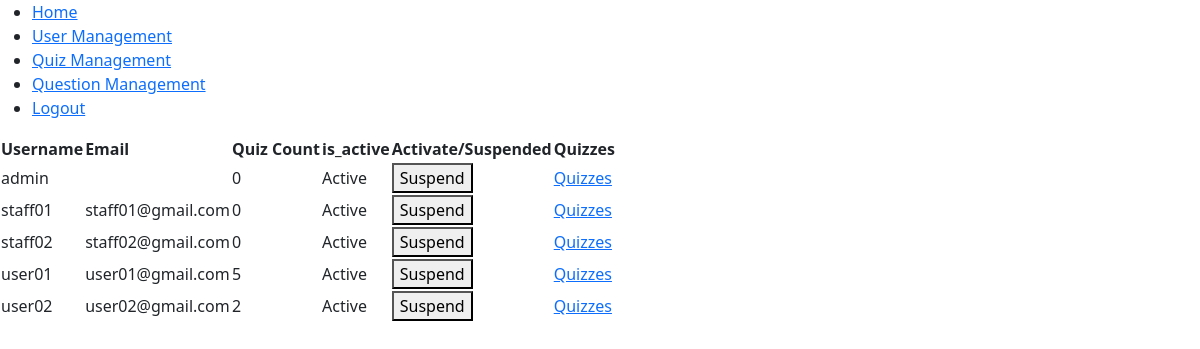
/user_management/ (signed in), run on an earlier commit of the app's database.
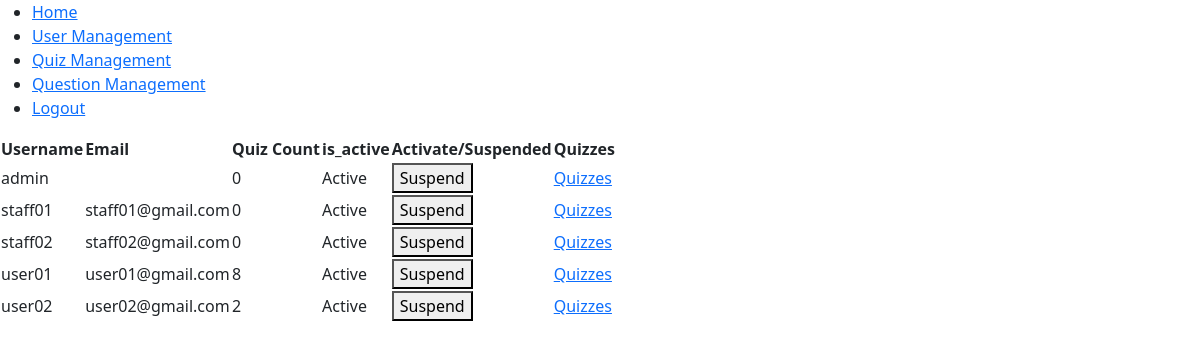
And on a later commit of the database.
### apps/web/models.py (models this page shows)
class CustomUser(AbstractUser):
    phone = models.CharField(max_length=20, blank=True, null=True)
    class Meta:
        db_table = 'custom_user'
    groups = models.ManyToManyField(
        'auth.Group',
        verbose_name='groups',
        blank=True,
        help_text='The groups this user belongs to. A user will get all permissions granted to each of their groups.',
        related_name="custom_user_set",
        related_query_name="custom_user",
    )
    user_permissions = models.ManyToManyField(
        'auth.Permission',
        verbose_name='user permissions',
        blank=True,
        help_text='Specific permissions for this user.',
        related_name="custom_user_set",
        related_query_name="custom_user",
    )

### apps/web/views.py (the view, shortened to what this page needs)
# urls.py: path('user_management/', UserListView.as_view(), name='user_management'),
class UserListView(LoginRequiredMixin,PermissionRequiredMixin,ListView):
    permission_required = 'web.view_question'
    model = User
    template_name = 'user_management/user_management.html'
    context_object_name = 'users'
    paginate_by = 5
    def get_queryset(self):
        return User.objects.annotate(quiz_count=Count('quizzes_user'))

### apps/web/templates/user_management/user_management.html (shortened to what this page needs)
{% extends 'base.html' %}
{% load crispy_forms_tags %}
{% block content %}
    <table>
        <tr>
            <th>Username</th>
            <th>Email</th>
            <th>Quiz Count</th>
            <th>is_active</th>
            <th>Activate/Suspended</th>
            <th>Quizzes</th>
        </tr>
        {% for user in users %}
            <tr>
                <td>{{ user.username }}</td>
                <td>{{ user.email }}</td>
                <td>{{ user.quiz_count }}</td>
                <td>{{ user.is_active|yesno:"Active,Suspended" }}</td>
                <form method="post">
                    {%  if user.is_active %}
                        <td><button type="submit">Suspend</button></td>
                    {% else %}
                        <td><button type="submit">Activate</button></td>
                    {% endif %}
                </form>
                <td><a href="{% url 'user_quiz_management' %}?user_id={{ user.id }}">Quizzes</a></td>
            </tr>
        {% endfor %}
    </table>
{% endblock %}

What changed in the data, as far as the page shows it:
changed CustomUser "user01": quiz_count "5" → "8"
